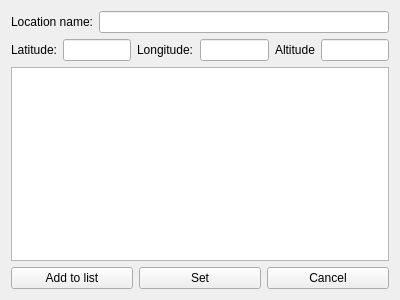
<?xml version="1.0" encoding="UTF-8"?>
<ui version="4.0">
 <class>locale_dialog</class>
 <widget class="QWidget" name="locale_dialog">
  <property name="geometry">
   <rect>
    <x>0</x>
    <y>0</y>
    <width>400</width>
    <height>300</height>
   </rect>
  </property>
  <property name="windowTitle">
   <string>Location selection</string>
  </property>
  <layout class="QVBoxLayout" name="verticalLayout">
   <item>
    <layout class="QHBoxLayout" name="horizontalLayout_2">
     <item>
      <widget class="QLabel" name="label">
       <property name="text">
        <string>Location name:</string>
       </property>
      </widget>
     </item>
     <item>
      <widget class="QLineEdit" name="lineEdit"/>
     </item>
    </layout>
   </item>
   <item>
    <layout class="QHBoxLayout" name="horizontalLayout">
     <item>
      <widget class="QLabel" name="label_2">
       <property name="text">
        <string>Latitude:</string>
       </property>
      </widget>
     </item>
     <item>
      <widget class="QLineEdit" name="lineEdit_2"/>
     </item>
     <item>
      <widget class="QLabel" name="label_3">
       <property name="text">
        <string>Longitude:</string>
       </property>
      </widget>
     </item>
     <item>
      <widget class="QLineEdit" name="lineEdit_3"/>
     </item>
     <item>
      <widget class="QLabel" name="label_4">
       <property name="text">
        <string>Altitude</string>
       </property>
      </widget>
     </item>
     <item>
      <widget class="QLineEdit" name="lineEdit_4"/>
     </item>
    </layout>
   </item>
   <item>
    <widget class="QTableWidget" name="tableWidget"/>
   </item>
   <item>
    <layout class="QHBoxLayout" name="horizontalLayout_3">
     <item>
      <widget class="QPushButton" name="pushButton">
       <property name="text">
        <string>Add to list</string>
       </property>
      </widget>
     </item>
     <item>
      <widget class="QPushButton" name="pushButton_3">
       <property name="text">
        <string>Set</string>
       </property>
      </widget>
     </item>
     <item>
      <widget class="QPushButton" name="pushButton_2">
       <property name="text">
        <string>Cancel</string>
       </property>
      </widget>
     </item>
    </layout>
   </item>
  </layout>
 </widget>
 <resources/>
 <connections/>
</ui>
